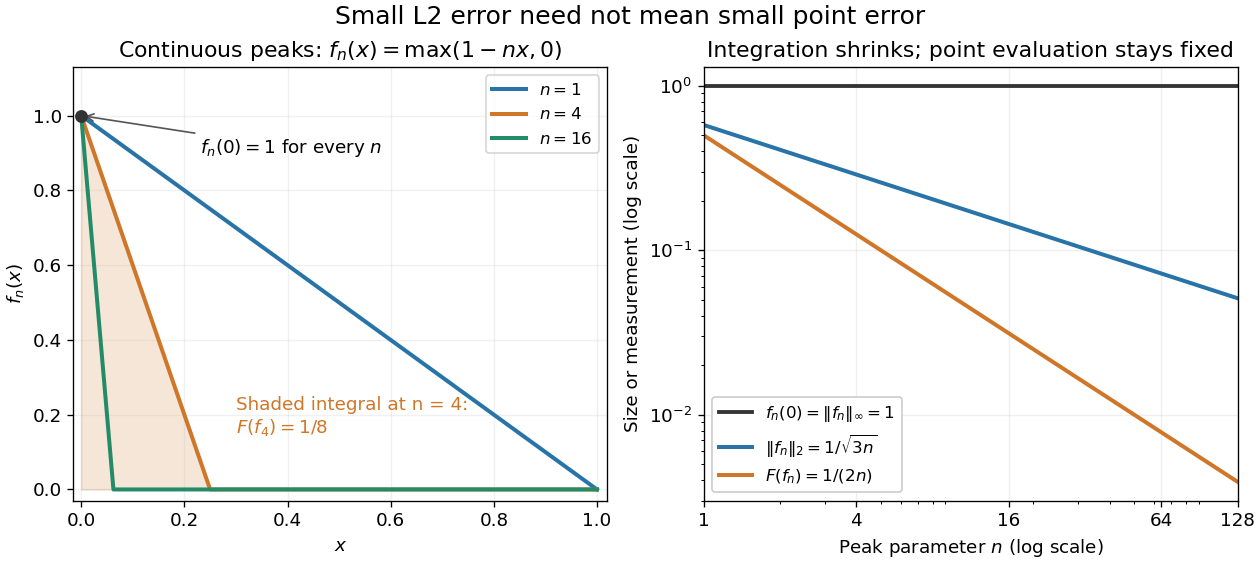

Here is the Python script that generated this plot:
"""Illustrate continuous triangular peaks; write the PNG to the working directory.

Dependencies: numpy and matplotlib, as declared in the root pyproject.toml.
Tested with Python 3.14.4. Run from _media to produce the wiki asset.
"""

from pathlib import Path

import matplotlib

matplotlib.use("Agg")
import matplotlib.pyplot as plt
import numpy as np


def peak(x, n):
    return np.maximum(1 - n * x, 0)


def check_integrals():
    """Check analytic peak and completion-example formulas by quadrature."""
    for n in (1, 4, 16, 100):
        # Resolve the support at every scale, rather than undersampling peaks.
        x = np.linspace(0, 1 / n, 4001)
        f = peak(x, n)
        integral = np.trapezoid(f, x)
        squared_norm = np.trapezoid(f * f, x)
        assert np.isclose(integral, 1 / (2 * n), rtol=1e-12)
        assert np.isclose(squared_norm, 1 / (3 * n), rtol=4e-8)
        assert peak(np.array([0.0]), n)[0] == 1
        print(f"n={n}: integral={integral:.9f}, "
              f"L2 norm={np.sqrt(squared_norm):.9f}, evaluation=1")

    x = np.linspace(0, 1, 4001)
    assert np.isclose(np.trapezoid(x * x, x), 1 / 3, rtol=4e-8)
    assert np.trapezoid(np.ones_like(x), x) == 1
    for n in (2, 4, 16, 100):
        # Only the ramp interval contributes to the squared error against h.
        x = np.linspace(0.5, 0.5 + 1 / n, 4001)
        h_n = np.clip(n * (x - 0.5), 0, 1)
        # The endpoint value of h does not affect its integral; use the right limit.
        error_squared = np.trapezoid((1 - h_n) ** 2, x)
        assert np.isclose(error_squared, 1 / (3 * n), rtol=4e-8)
    print("Ramp squared L2 errors checked: 1/(3n), n=2,4,16,100.")


def main():
    check_integrals()
    plt.rcParams.update({"font.size": 11, "axes.facecolor": "white"})
    fig, axes = plt.subplots(1, 2, figsize=(10.5, 4.7),
                             layout="constrained", facecolor="white")
    colors = ("#2873a7", "#d07628", "#238b68")
    x = np.linspace(0, 1, 4097)
    for n, color in zip((1, 4, 16), colors):
        axes[0].plot(x, peak(x, n), color=color, linewidth=2.4,
                     label=fr"$n={n}$")
    axes[0].fill_between(x, peak(x, 4), color=colors[1], alpha=0.18)
    axes[0].scatter([0], [1], s=45, color="#333333", zorder=5)
    axes[0].annotate(r"$f_n(0)=1$ for every $n$", (0, 1),
                     xytext=(0.23, 0.9),
                     arrowprops={"arrowstyle": "->", "color": "#555555"})
    axes[0].text(0.30, 0.15, "Shaded integral at n = 4:\n" + r"$F(f_4)=1/8$",
                 color=colors[1])
    axes[0].set(xlabel=r"$x$", ylabel=r"$f_n(x)$", xlim=(-0.015, 1.02),
                ylim=(-0.03, 1.13), title=r"Continuous peaks: $f_n(x)=\max(1-nx,0)$")
    axes[0].legend(loc="upper right", fontsize=10)
    axes[0].grid(alpha=0.18)

    n = np.geomspace(1, 128, 401)
    axes[1].loglog(n, np.ones_like(n), color="#333333", linewidth=2.3,
                   label=r"$f_n(0)=\|f_n\|_\infty=1$")
    axes[1].loglog(n, 1 / np.sqrt(3 * n), color=colors[0], linewidth=2.4,
                   label=r"$\|f_n\|_2=1/\sqrt{3n}$")
    axes[1].loglog(n, 1 / (2 * n), color=colors[1], linewidth=2.4,
                   label=r"$F(f_n)=1/(2n)$")
    axes[1].set(xlabel=r"Peak parameter $n$ (log scale)",
                ylabel="Size or measurement (log scale)",
                xlim=(1, 128), ylim=(0.003, 1.3),
                title="Integration shrinks; point evaluation stays fixed")
    axes[1].set_xticks([1, 4, 16, 64, 128], labels=["1", "4", "16", "64", "128"])
    axes[1].legend(loc="lower left", fontsize=10, framealpha=1)
    axes[1].grid(which="major", alpha=0.2)
    fig.suptitle("Small L2 error need not mean small point error", fontsize=15)
    destination = Path.cwd() / "functional-norm-and-evaluation.png"
    fig.savefig(destination, dpi=120, facecolor="white", transparent=False)
    plt.close(fig)
    print(f"Saved {destination.name}")


if __name__ == "__main__":
    main()
